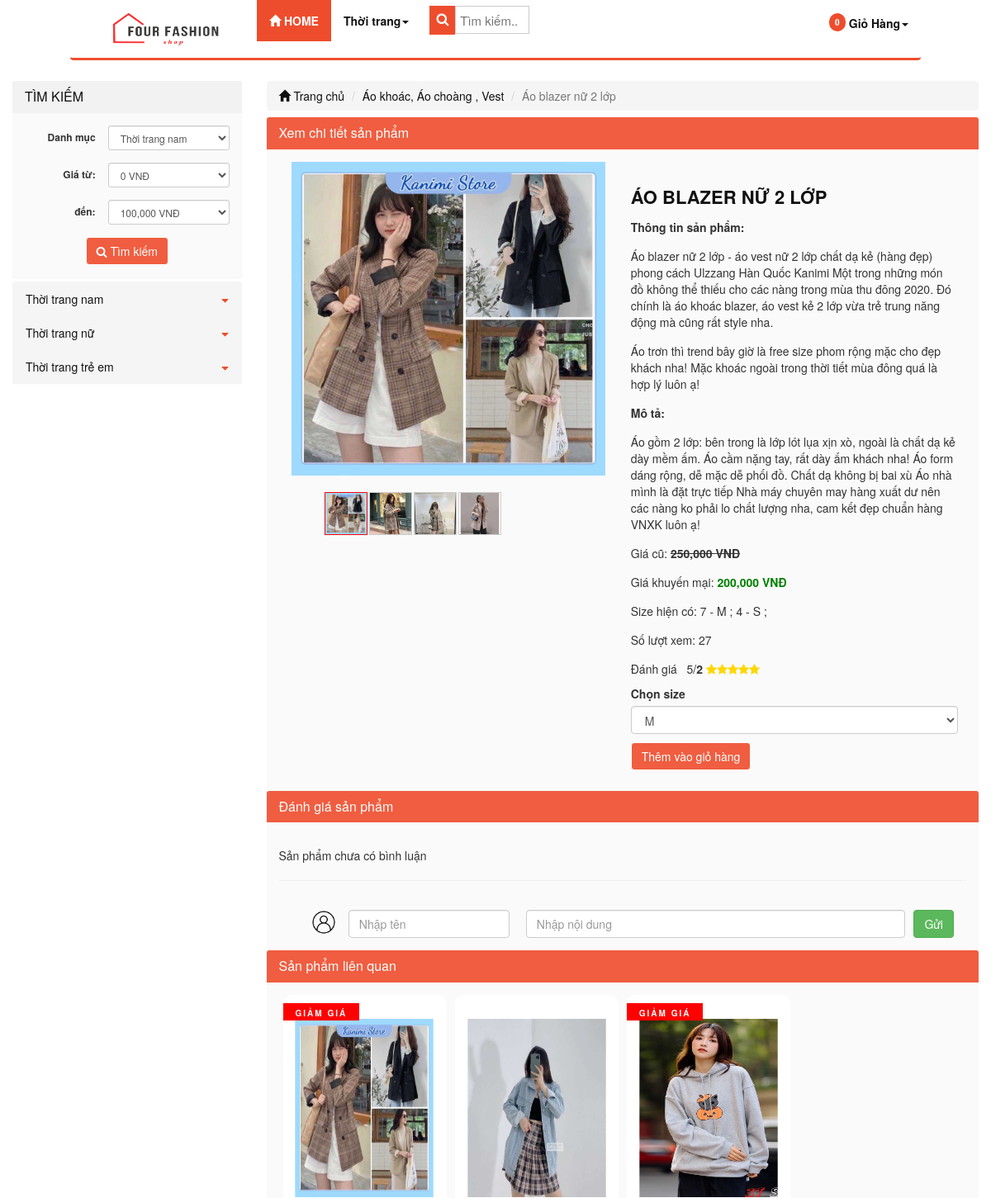
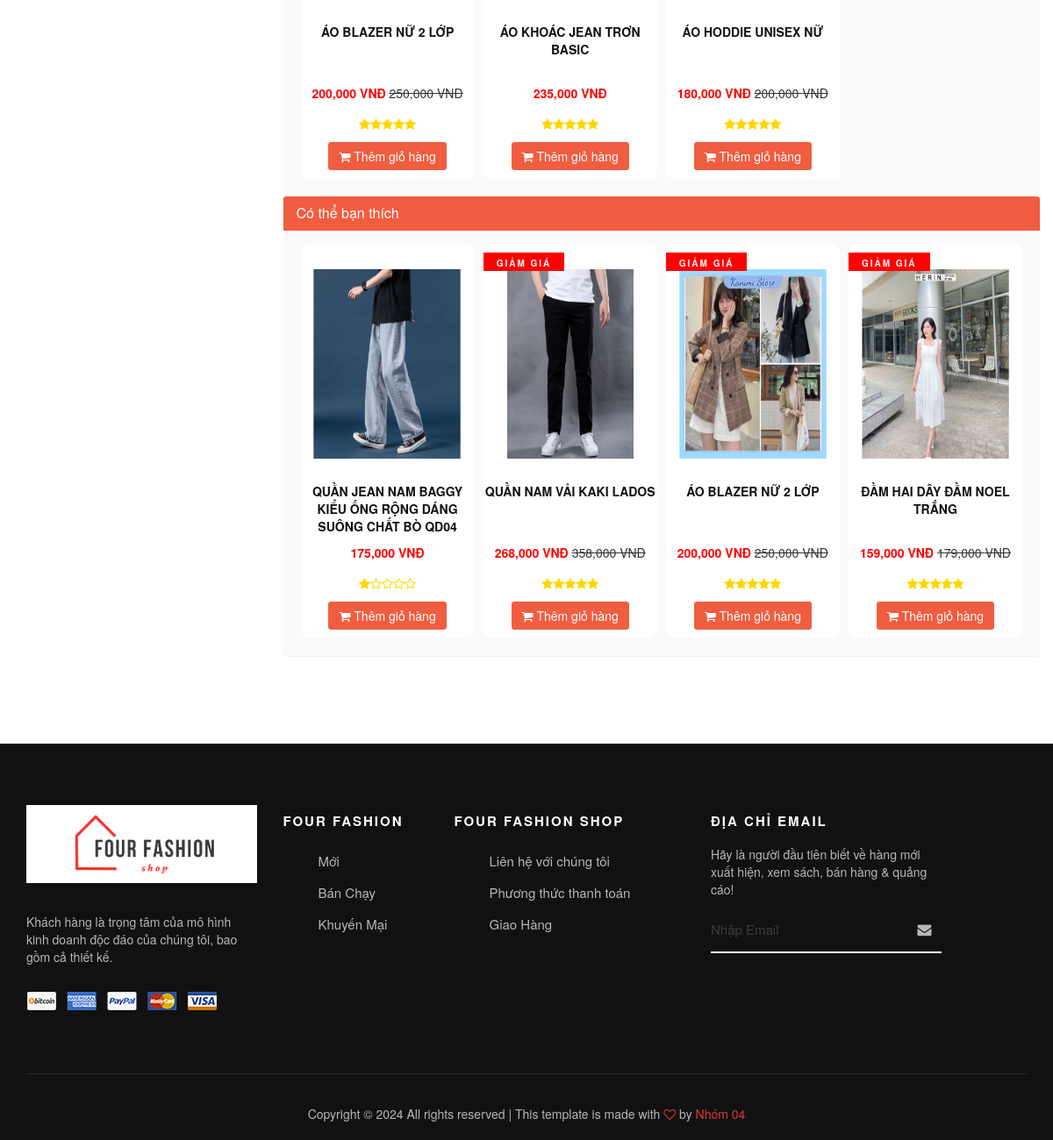
Screenshot of /product.php?id=1 with the database file from the repository (2 pictures, top to bottom).
### tables this page shows
CREATE TABLE `catalog` (
  `id` int(11) NOT NULL,
  `name` varchar(100) NOT NULL,
  `description` varchar(255) DEFAULT NULL,
  `parent_id` int(11) NOT NULL,
  `sort_order` tinyint(4) NOT NULL,
  `created` datetime NOT NULL DEFAULT current_timestamp()
);

CREATE TABLE `product` (
  `id` int(255) NOT NULL,
  `catalog_id` int(11) NOT NULL,
  `name` varchar(255) NOT NULL,
  `content` text NOT NULL,
  `price` decimal(15,2) NOT NULL DEFAULT 0.00,
  `discount` int(11) DEFAULT 0,
  `image_link` varchar(100) NOT NULL,
  `image_list` text NOT NULL,
  `view` int(11) NOT NULL DEFAULT 0,
  `buyed` int(255) NOT NULL,
  `rate_total` int(255) NOT NULL DEFAULT 4,
  `rate_count` int(255) NOT NULL DEFAULT 1,
  `created` timestamp NOT NULL DEFAULT current_timestamp()
);

CREATE TABLE `sizedetail` (
  `id` int(11) NOT NULL,
  `product_id` int(255) NOT NULL,
  `size_id` varchar(11) NOT NULL,
  `quantity` int(11) NOT NULL
);

CREATE TABLE `sizes` (
  `id` varchar(11) NOT NULL,
  `name` varchar(5) NOT NULL
);

### product.php (the view, shortened to what the rows shown need)
<?php
require('./core/database.php');
if (isset($_GET['id'])) {
    $id = $_GET['id'];
    if (!$db->getById('product', $id)) {
        Flash::set('message_fail', 'Sản phẩm không tồn tại');
        header('location: ./index.php');
    } else {
        $product = $db->getById('product', $id);
        $size_array = $db->getAll("select sizedetail.*, sizes.name as size_name from sizedetail inner join sizes on sizes.id = sizedetail.size_id where sizedetail.product_id = $id");
        $catalog_product = $db->getById('catalog', $product['catalog_id']);
        $productsub = $db->getAll("select * from product where catalog_id = {$product['catalog_id']} limit 4");
        $productview = $db->getAll("select * from product order by buyed desc limit 4");
    }
} else {
    header('location: ./index.php');
}
?>
<?php include('./layout/head.php') ?>
<div class="row">
    <div class="col-xs-12 col-sm-12 col-md-12 col-lg-12 clearpadding" style="margin-top: 15px;">
        <?php include('./layout/sidebar.php') ?>
        <div class="col-xs-12 col-sm-9 col-md-9 col-lg-9 clearpaddingr">
            <div class="col-xs-12 col-sm-12 col-md-12 col-lg-12 clearpadding">
                <ol class="breadcrumb">
                    <li><a href="./"><span class="glyphicon glyphicon-home" aria-hidden="true"></span> Trang chủ</a></li>
                    <li><a href="catalog.php?id=<?php echo $catalog_product['id'] ?>"><?php echo $catalog_product['name']; ?></a></li>
                    <li class="active"><?php echo $product['name']; ?></li>
                </ol>
                <link rel="stylesheet" href="./public/js/jqzoom_ev/css/jquery.jqzoom.css" type="text/css">
                <div class="panel panel-info ">
                    <div class="panel-body">
                        <div class="col-xs-12 col-sm-6 col-md-6 col-lg-6">
                            <div class="text-center">
                                <a href="./public/images/product/<?php echo $product['image_link']; ?>" class="jqzoom" rel="gal1" title="triumph">
                                    <img src="./public/images/product/<?php echo $product['image_link']; ?>" alt="" style="max-width:380px;max-height: 500px">
                                </a>
                                <ul id="thumblist" style="margin-top: 20px;">
                                    <li>
                                        <a class="zoomThumbActive" href='javascript:void(0);' rel="{gallery: 'gal1', smallimage: './public/images/product/<?php echo $product['image_link'] ?>',largeimage: './public/images/product/<?php echo $product['image_link'] ?>'}">
                                            <img src='./public/images/product/<?php echo $product['image_link'] ?>'>
                                        </a>
                                    </li>
                                </ul>
                            </div>
                        </div>
                        <div class="col-xs-12 col-sm-6 col-md-6 col-lg-6" style="padding: 10px">
                            <h1 style="font-size: 22px;text-transform:uppercase;color: #111111;font-weight:bold;"><?php echo $product['name']; ?></h1>
                            <p><?php echo $product['content']; ?></p>
                            <?php
                            if ($product['discount'] > 0) {
                                $price_new = $product['price'] - $product['discount'];
                            ?><p>Giá cũ: <strong><del><?php echo number_format($product['price']) ?> VNĐ</del></strong></p>
                                <p>Giá khuyến mại: <span style="font-weight: bold;color: green"><?php echo number_format($price_new); ?> VNĐ</span></p>
                            <?php } else { ?>
                                <p>Giá: <span style="font-weight: bold;color: green"><?php echo number_format($product['price']); ?> VNĐ</span></p> <?php
                                                                                                                                                }
                                                                                                                                                    ?>
                            <p>Size hiện có:
                                <?php
                                foreach ($size_array as $size) {
                                ?>
                                    <span><?php echo $size['quantity'] ?> - <?php echo $size['size_name']; ?> ; </span>
                                <?php } ?>
                            </p>
                            <p>Số lượt xem: <?php echo $product['view']; ?></p>
                            <p> Đánh giá &nbsp;
                                <?php $raty_tb = $product['rate_total'] / $product['rate_count']; ?>
                                <span> <?php echo round($raty_tb, 2); ?>/</span><b class='rate_count'><?php echo $product['rate_count']; ?></b>
                                <?php
                                $i2 = 1;
                                for ($i2; $i2 <= $raty_tb; $i2++) {
                                    echo '<i class="fa fa-star" style="color:gold"></i>';
                                }
                                ?>
                            </p>
                            <form action="cart_edit.php" method="get">
                                <label for="size_id">Chọn size</label>
                                <select name="size_id" id="size_id" class="form-control" style="margin-bottom: 10px;">
                                </select>
                                <button type="submit" class="btn btn-info"> Thêm vào giỏ hàng</a>
                            </form>
                        </div>
                    </div>
                </div>
                <div class="panel panel-info">
                    <div class="panel-body">
                        <div class="col-xs-12 col-sm-12 col-md-12 col-lg-12 clearpadding">
                            <?php
                            foreach ($productsub as $value) { ?>
                                <div class="col-xs-12 col-sm-6 col-md-3 col-lg-3 re-padding">
                                    <div class="product_item">
                                        <div class="product-image">
                                            <a href="product.php?id=<?php echo $value['id'] ?>"><img src="./public/images/product/<?php echo $value['image_link']; ?>" alt="" class=""></a>
                                        </div>
                                        <p class="product_name"><a href="product.php?id=<?php echo $value['id'] ?>"><?php echo $value['name']; ?></a></p>
                                        <?php
                                        if ($value['discount'] > 0) {
                                            $new_price = $value['price'] - $value['discount'];
                                        ?>
                                            <p><span class='price text-right'><?php echo number_format($new_price); ?> VNĐ</span> <del class="product-discount"><?php echo number_format($value['price']); ?> VNĐ</del></p>
                                        <?php } else { ?>
                                            <p><span class='price text-right'><?php echo number_format($value['price']); ?> VNĐ</span></p>
                                        <?php } ?>
                                        <?php
                                        if ($value['discount'] != 0)
                                            echo '<span class="label_pro">Giảm giá</span>';
                                        ?>
                                        <p>
                                            <?php $raty_tb = round($value['rate_total'] / $value['rate_count']); ?>
                                            <?php
                                            $i2 = 1;
                                            for ($i2; $i2 <= $raty_tb; $i2++) {
                                                echo '<i class="fa fa-star" style="color:gold"></i>';
                                            }
                                            ?>
                                        </p>
                                        <?php
                                        $query_count = 'SELECT SUM(quantity) As totalproduct FROM sizedetail WHERE product_id = ' . $value['id'];
                                        $result = $db->getFirst($query_count);
                                        $sl = $result['totalproduct'];
                                        if ($sl > 0) {
                                        ?>
                                            <a href="cart_edit.php?id=<?php echo $value['id']; ?>"><button class='btn btn-info'><span class="fa fa-shopping-cart" aria-hidden="true"></span> Thêm giỏ hàng</button></a>
                                        <?php } else { ?>
                                            <a style="pointer-events: none;"><button style="pointer-events: none;background-color: #333;border: none " class='btn btn-info'>Hết hàng</button></a>
                                        <?php } ?>
                                    </div>
                                </div>
                            <?php } ?>
                        </div>
                    </div>
                </div>
                <div class="panel panel-info">
                    <div class="panel-body">
                        <div class="col-xs-12 col-sm-12 col-md-12 col-lg-12 clearpadding">
                            <?php
                            foreach ($productview as $value) { ?>
                                <div class="col-xs-12 col-sm-6 col-md-3 col-lg-3 re-padding">
                                    <div class="product_item">
                                        <div class="product-image">
                                            <a href="product.php?id=<?php echo $value['id'] ?>"><img src="./public/images/product/<?php echo $value['image_link']; ?>" alt="" class=""></a>
                                        </div>
                                        <p class="product_name"><a href="product.php?id=<?php echo $value['id'] ?>"><?php echo $value['name']; ?></a></p>
                                        <?php
                                        if ($value['discount'] > 0) {
                                            $new_price = $value['price'] - $value['discount'];
                                        ?>
                                            <p><span class='price text-right'><?php echo number_format($new_price); ?> VNĐ</span> <del class="product-discount"><?php echo number_format($value['price']); ?> VNĐ</del></p>
                                        <?php } else { ?>
                                            <p><span class='price text-right'><?php echo number_format($value['price']); ?> VNĐ</span></p>
                                        <?php } ?>
                                        <?php
                                        if ($value['discount'] != 0)
                                            echo '<span class="label_pro">Giảm giá</span>';
                                        ?>
                                        <p>
                                            <?php $raty_tb = round($value['rate_total'] / $value['rate_count']); ?>
                                            <?php
                                            $i2 = 1;
                                            for ($i2; $i2 <= $raty_tb; $i2++) {
                                                echo '<i class="fa fa-star" style="color:gold"></i>';
                                            }
                                            $i3 = 1;
                                            for ($i3; $i3 <= (5 - $raty_tb); $i3++) {
                                                echo '<i class="fa fa-star-o" style="color: gold"></i>';
                                            }
                                            ?>
                                        </p>
                                        <?php
                                        $query_count = 'SELECT SUM(quantity) As totalproduct FROM sizedetail WHERE product_id = ' . $value['id'];
                                        $result = $db->getFirst($query_count);
                                        $sl = $result['totalproduct'];
                                        if ($sl > 0) {
                                        ?>
                                            <a href="cart_edit.php?id=<?php echo $value['id']; ?>"><button class='btn btn-info'><span class="fa fa-shopping-cart" aria-hidden="true"></span> Thêm giỏ hàng</button></a>
                                        <?php } else { ?>
                                            <a style="pointer-events: none;"><button style="pointer-events: none;background-color: #333;border: none " class='btn btn-info'>Hết hàng</button></a>
                                        <?php } ?>
                                    </div>
                                </div>
                            <?php } ?>
                        </div>
                    </div>
                </div>
            </div>
        </div>
    </div>
</div>
<?php include('./layout/footer.php') ?>

### layout/sidebar.php (shortened to what the rows shown need)
<?php
require_once('./core/database.php');
$catalog = $db->getAll("SELECT * from catalog where parent_id = 1 order by sort_order asc");
foreach ($catalog as $key => $value) {
    $subs = $db->getAll("SELECT * from catalog where parent_id = {$value['id']}");
    $catalog[$key]['sub'] = $subs;
}
?>
<div class="col-xs-12 col-sm-3 col-md-3 col-lg-3 clearpaddingl">
    <div class="panel panel-info">
        <div class="panel-body" style="padding:0px">
            <div class="list-group">
                <?php
                foreach ($catalog as $value) { ?>
                    <div class="list-group">
                        <button class="list-group-item dropdown-btn">
                            <a href="catalog.php?id=<?php echo $value['id']; ?>" class=""><?php echo $value['name']; ?></a>
                            <i class="fa fa-caret-down"></i>
                        </button>
                    </div>
                <?php } ?>
            </div>
        </div>
    </div>
</div>

### rows the page displays
catalog: name "Thời trang nam"
catalog: name "Thời trang nữ"
catalog: name "Thời trang trẻ em"
catalog: name "Áo khoác, Áo choàng , Vest"
product: name "Áo blazer nữ 2 lớp", image_link (picture), name "ÁO BLAZER NỮ 2 LỚP", content "Thông tin sản phẩm: Áo blazer nữ 2 lớp - áo vest nữ 2 lớp chất dạ kẻ (hàng đẹp) phong cách Ulzzang Hàn Quốc Kanimi Một trong những món đồ không thể thiếu cho các nàng trong mùa thu đông 2020. Đó chính là áo khoác blazer, áo vest kẻ 2 lớp vừa trẻ trung năng động mà cũng rất style nha. Áo trơn thì trend bây giờ là free size phom rộng mặc cho đẹp khách nha! Mặc khoác ngoài trong thời tiết mùa đông quá là hợp lý luôn ạ! Mô tả: Áo gồm 2 lớp: bên trong là lớp lót lụa xịn xò, ngoài là chất dạ kẻ dày mềm ấm. Áo cầm nặng tay, rất dày ấm khách nha! Áo form dáng rộng, dễ mặc dễ phối đồ. Chất dạ không bị bai xù Áo nhà mình là đặt trực tiếp Nhà máy chuyên may hàng xuất dư nên các nàng ko phải lo chất…", price "250,000", price_new "200,000", view "27", raty_tb "5", rate_count "2", new_price "200,000", shows "GIẢM GIÁ"
sizedetail: quantity "7", size.name "M"
sizedetail: quantity "4", size.name "S"
product: image_link (picture), name "ÁO KHOÁC JEAN TRƠN BASIC", price "235,000"
product: image_link (picture), name "ÁO HODDIE UNISEX NỮ", new_price "180,000", price "200,000", shows "GIẢM GIÁ"
product: image_link (picture), name "QUẦN JEAN NAM BAGGY KIỂU ỐNG RỘNG DÁNG SUÔNG CHẤT BÒ QD04", price "175,000"
product: image_link (picture), name "QUẦN NAM VẢI KAKI LADOS", new_price "268,000", price "358,000", shows "GIẢM GIÁ"
product: image_link (picture), name "ĐẦM HAI DÂY ĐẦM NOEL TRẮNG", new_price "159,000", price "179,000", shows "GIẢM GIÁ"

### other values shown
$total_items "0"
form field catalog_id "Thời trang nam"
form field price_from "0 VNĐ"
form field price_to "100,000 VNĐ"
form field size_id "M"
